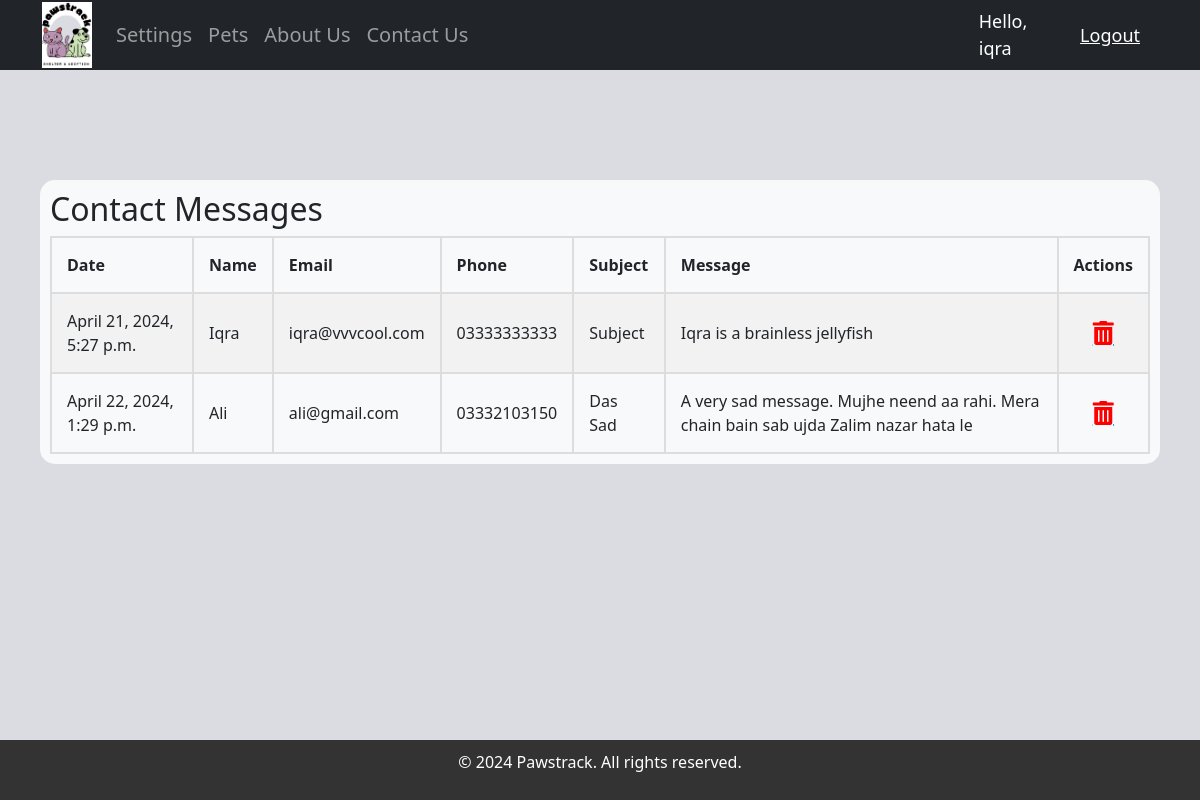
Page /messages/ (signed in) on the earlier database version.
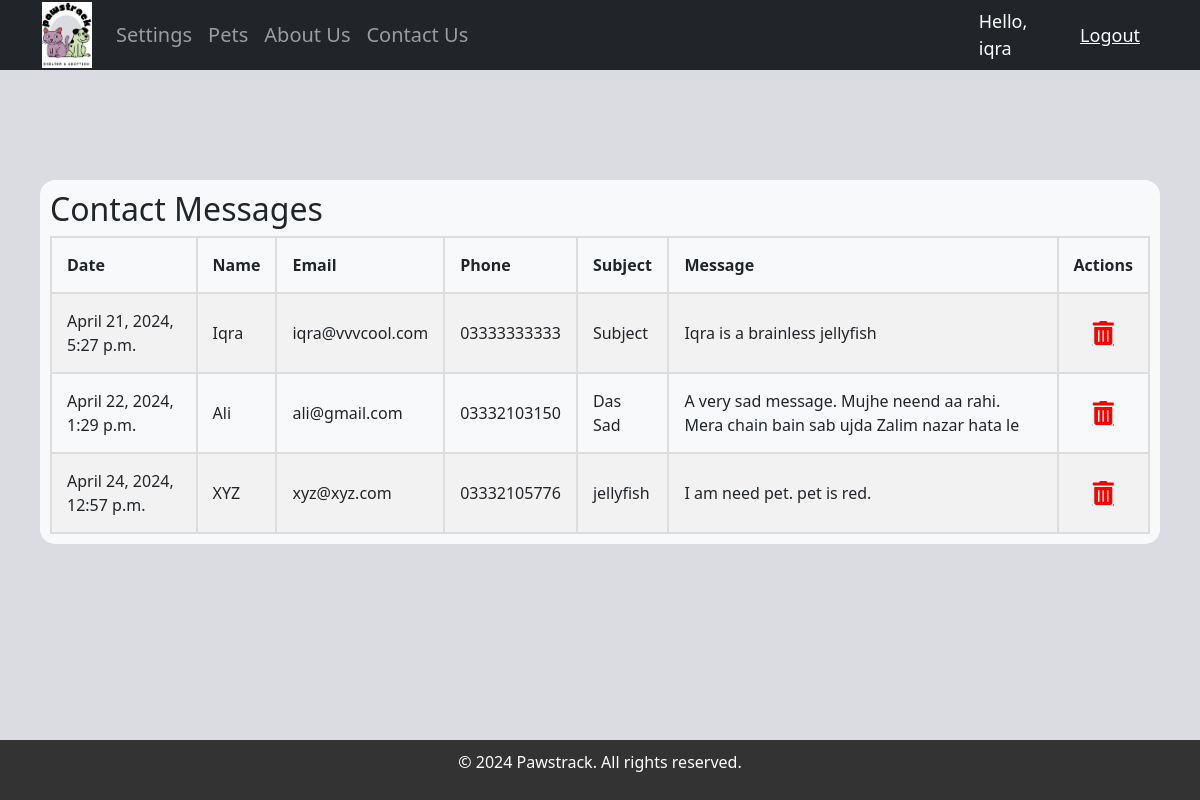
Same page on the later database version.
### accounts/models.py (models this page shows, shortened)
class ContactMessage(models.Model):
	name = models.CharField(max_length=200, null=False)
	email = models.CharField(max_length=200, null=False)
	subject = models.CharField(max_length=200, null=False)
	message = models.TextField(null=False)
	date_created = models.DateTimeField(auto_now_add=True, null=True)
	phone = models.CharField(max_length=200, null=True)

### accounts/views.py (the view)
# urls.py: path('messages/', views.viewMessages, name='messages'),
@login_required(login_url='login')
def viewMessages(request):
	messages = ContactMessage.objects.all()
	context = {'messages': messages}
	return render(request, 'accounts/messages.html', context)

### accounts/templates/accounts/messages.html (shortened to what this page needs)
{% extends 'accounts/main.html' %}
{% load static %}
{% block content %}
    <div class="container">
        <div class="section-container">
            <h2>Contact Messages</h2>
            <table>
                <tr>
                    <th>Date</th>
                    <th>Name</th>
                    <th>Email</th>
                    <th>Phone</th>
                    <th>Subject</th>
                    <th>Message</th>
                    <th>Actions</th>
                </tr>
                {% for message in messages %}
                <tr>
                    <td>{{ message.date_created }}</td>
                    <td>{{ message.name }}</td>
                    <td>{{ message.email }}</td>
                    <td>{{ message.phone }}</td>
                    <td>{{ message.subject }}</td>
                    <td>{{ message.message }}</td>
                    <td>
                        <a href="{% url 'message_delete' message.id %}" class="delete-link"><i class="fas fa-trash-alt delete-icon" style="color:red;"></i></a>
                    </td>
                </tr>
                {% endfor %}
            </table>
        </div>
    </div>
{% endblock %}

Differences in the rows shown:
added ContactMessage: date_created "April 24, 2024, 12:57 p.m.", name "XYZ", email "xyz@xyz.com", phone "03332105776", subject "jellyfish", message "I am need pet. pet is red."
